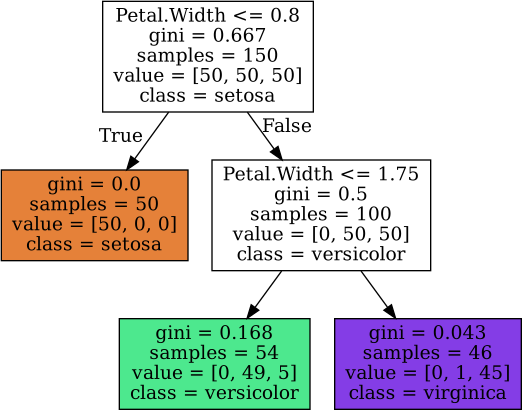

Python code for this plot:
import graphviz
import statsmodels.api as sm
from sklearn import tree

my_data = sm.datasets.get_rdataset('iris', 'datasets').data
X, y = my_data.iloc[:, 0:4], my_data.Species

my_model = tree.DecisionTreeClassifier(max_depth=2, random_state=0)
my_model.fit(X, y)

my_dot = tree.export_graphviz(decision_tree=my_model,
                              out_file=None,
                              feature_names=X.columns,
                              class_names=my_model.classes_,
                              filled=True)
my_graph = graphviz.Source(my_dot)
my_graph.render('09-p-rpart')
